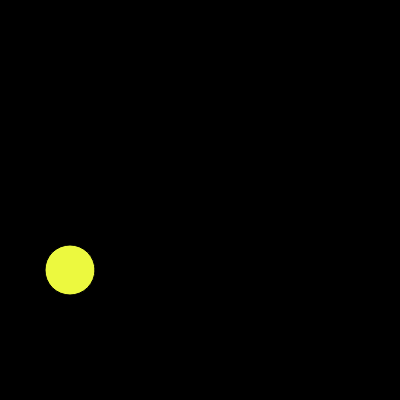
Frame 1 (no input)
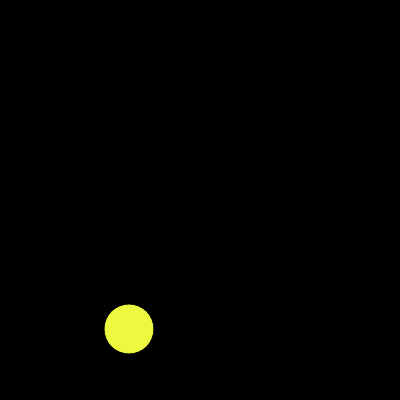
Frame 60 (no input)
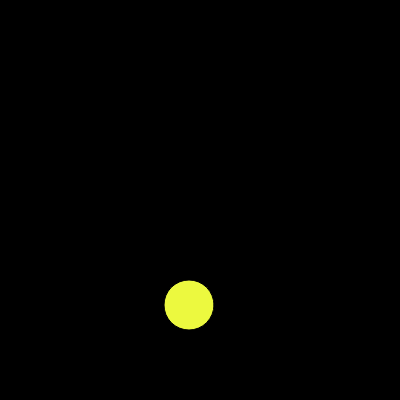
Frame 120 (the mouse pressed at the canvas centre since frame 60)

The p5.js sketch that drew these frames (run headless with seeded random() and noise() and a simulated clock; from frame 60 on, the mouse is pressed at the canvas centre):

// p5.js sketch
// ── sketch.js
//Colors
let bgColor;
let r = Math.random()*200 + 55;
let g = Math.random()*200 + 55;
let b = Math.random()*200 + 55;

//Starting position and movement speed
let circlex = 70;
let circley = 270;
let horizontal = 1;
let vertical = 1;



//Background
function setup() {
  createCanvas(400, 400);
  bgColor = color(0);
}



function draw() {
  background(bgColor);  //Remove this line for a different kind of fun
  fill(r, g, b);
  ellipse(circlex, circley, 50, 50);
  
  //Movement
  circlex = circlex + horizontal;
  circley = circley + vertical;
  
  //Bouncing off walls at normal speed
  if (circlex >= 375) {horizontal = -5;}                                   
  if (circlex <= 25) {horizontal = 5;}
  if (circley >= 375) {vertical = -5;}
  if (circley <= 25) {vertical = 5;}
  
  
  
  //Bump and change color of circle with mouse
  if ((Math.abs(mouseX-circlex)<30) && (Math.abs(mouseY-circley)<30)) {
    
      r = Math.random()*200 + 55;
      g = Math.random()*200 + 55;
      b = Math.random()*200 + 55;
    
      if (mouseX>circlex) {horizontal=horizontal-1;} else {horizontal=horizontal+1;}
      if (mouseY>circley) {vertical=vertical-1;} else {vertical=vertical+1;}
    
      }
  
  
  
  
  
  
  
  
  //Previous thing (horizontal movement before vertical movement)
  //if (circlex > mouseX) { circlex -= 5; } else { circlex += 5; }
  //if ((circley > mouseY) && (mouseX-Math.abs(circlex)<10)) { circley -= 5; }
  //if ((circley < mouseY) && (mouseX-Math.abs(circlex)<10)) { circley += 5; }
  
}
